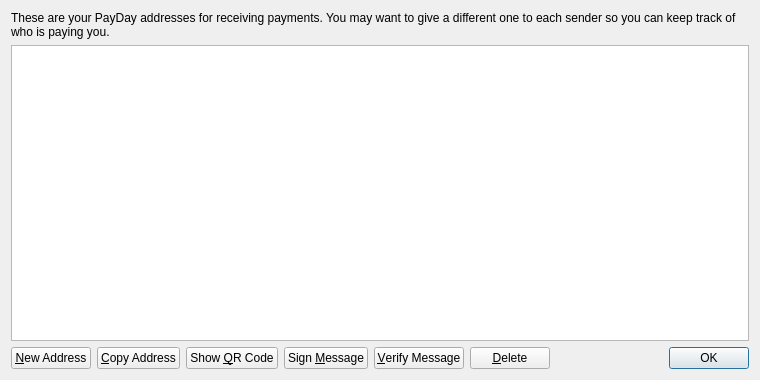
<?xml version="1.0" encoding="UTF-8"?>
<ui version="4.0">
 <class>AddressBookPage</class>
 <widget class="QWidget" name="AddressBookPage">
  <property name="geometry">
   <rect>
    <x>0</x>
    <y>0</y>
    <width>760</width>
    <height>380</height>
   </rect>
  </property>
  <property name="windowTitle">
   <string>Address Book</string>
  </property>
  <layout class="QVBoxLayout" name="verticalLayout">
   <item>
    <widget class="QLabel" name="labelExplanation">
     <property name="text">
      <string>These are your PayDay addresses for receiving payments. You may want to give a different one to each sender so you can keep track of who is paying you.</string>
     </property>
     <property name="textFormat">
      <enum>Qt::PlainText</enum>
     </property>
     <property name="wordWrap">
      <bool>true</bool>
     </property>
    </widget>
   </item>
   <item>
    <widget class="QTableView" name="tableView">
     <property name="contextMenuPolicy">
      <enum>Qt::CustomContextMenu</enum>
     </property>
     <property name="toolTip">
      <string>Double-click to edit address or label</string>
     </property>
     <property name="tabKeyNavigation">
      <bool>false</bool>
     </property>
     <property name="selectionMode">
      <enum>QAbstractItemView::SingleSelection</enum>
     </property>
     <property name="selectionBehavior">
      <enum>QAbstractItemView::SelectRows</enum>
     </property>
     <property name="sortingEnabled">
      <bool>true</bool>
     </property>
     <attribute name="verticalHeaderVisible">
      <bool>false</bool>
     </attribute>
    </widget>
   </item>
   <item>
    <layout class="QHBoxLayout" name="horizontalLayout">
     <item>
      <widget class="QPushButton" name="newAddressButton">
       <property name="toolTip">
        <string>Create a new address</string>
       </property>
       <property name="text">
        <string>&amp;New Address</string>
       </property>
      </widget>
     </item>
     <item>
      <widget class="QPushButton" name="copyToClipboard">
       <property name="toolTip">
        <string>Copy the currently selected address to the system clipboard</string>
       </property>
       <property name="text">
        <string>&amp;Copy Address</string>
       </property>
      </widget>
     </item>
     <item>
      <widget class="QPushButton" name="showQRCode">
       <property name="text">
        <string>Show &amp;QR Code</string>
       </property>
      </widget>
     </item>
     <item>
      <widget class="QPushButton" name="signMessage">
       <property name="toolTip">
        <string>Sign a message to prove you own a PayDay address</string>
       </property>
       <property name="text">
        <string>Sign &amp;Message</string>
       </property>
      </widget>
     </item>
     <item>
      <widget class="QPushButton" name="verifyMessage">
       <property name="toolTip">
        <string>Verify a message to ensure it was signed with a specified PayDay address</string>
       </property>
       <property name="text">
        <string>&amp;Verify Message</string>
       </property>
      </widget>
     </item>
     <item>
      <widget class="QPushButton" name="deleteButton">
       <property name="toolTip">
        <string>Delete the currently selected address from the list</string>
       </property>
       <property name="text">
        <string>&amp;Delete</string>
       </property>
      </widget>
     </item>
     <item>
      <spacer name="horizontalSpacer">
       <property name="orientation">
        <enum>Qt::Horizontal</enum>
       </property>
       <property name="sizeHint" stdset="0">
        <size>
         <width>40</width>
         <height>20</height>
        </size>
       </property>
      </spacer>
     </item>
     <item>
      <widget class="QDialogButtonBox" name="buttonBox">
       <property name="sizePolicy">
        <sizepolicy hsizetype="Maximum" vsizetype="Fixed">
         <horstretch>0</horstretch>
         <verstretch>0</verstretch>
        </sizepolicy>
       </property>
       <property name="standardButtons">
        <set>QDialogButtonBox::Ok</set>
       </property>
      </widget>
     </item>
    </layout>
   </item>
  </layout>
 </widget>
 <resources/>
 <connections/>
</ui>
